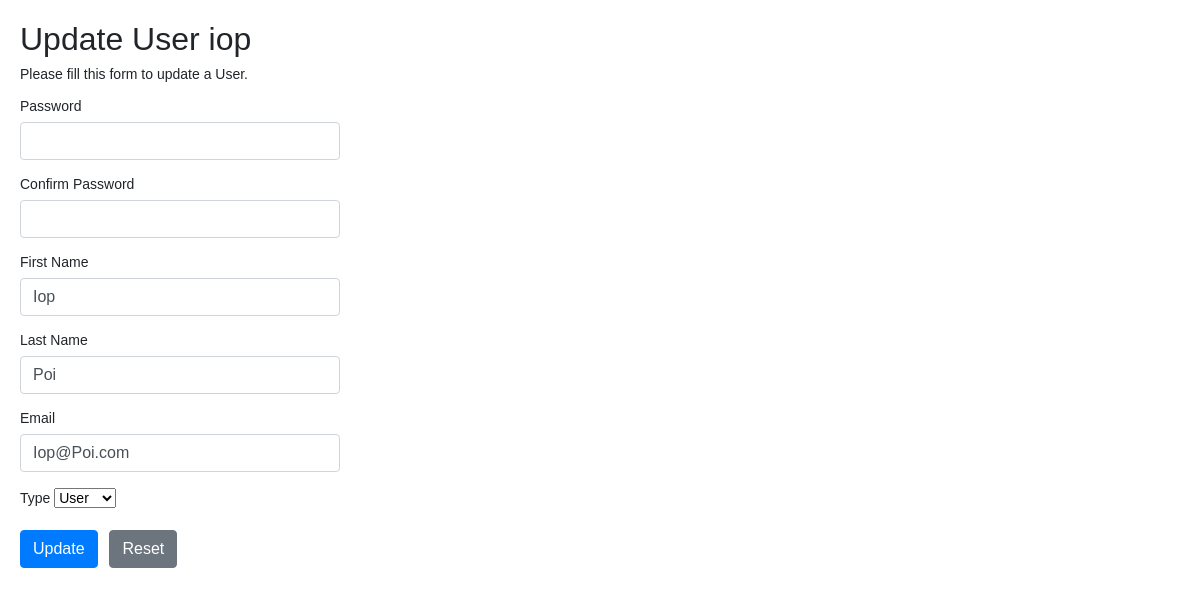
/source/properties.php?username=iop, run on the app's committed database.
### tables this page shows
CREATE TABLE `users` (
  `id` int(11) NOT NULL,
  `username` varchar(50) NOT NULL,
  `password` varchar(255) NOT NULL,
  `created_at` datetime DEFAULT CURRENT_TIMESTAMP,
  `firstname` varchar(100) NOT NULL,
  `lastname` varchar(100) NOT NULL,
  `email` varchar(200) NOT NULL,
  `type` varchar(100) NOT NULL
);

### source/properties.php (the view, shortened to what this page needs)
<?php
require_once "config.php";
if (!empty($_GET["username"]))
{$uname= $_GET["username"];
$sql='SELECT * FROM users WHERE username = "' . $uname . '" ';
$result= mysqli_query($link,$sql);
               while ($row = mysqli_fetch_array($result,MYSQLI_ASSOC)) {
                $fname = $row['firstname'];
                $lname = $row['lastname'];
                $email = $row['email'];
                $type = $row['type'];
               }
}
$username = $password = $confirm_password = "";
$username_err = $password_err = $confirm_password_err = "";
?>
<!DOCTYPE html>
<html lang="en">
<head>
    <link rel="stylesheet" href="https://stackpath.bootstrapcdn.com/bootstrap/4.5.2/css/bootstrap.min.css">
</head>
<body>
    <div class="wrapper">
        <h2>Update User <?php echo $uname; ?></h2>
        <p>Please fill this form to update a User.</p>
        <form action="<?php echo htmlspecialchars($_SERVER["PHP_SELF"]); ?>" method="post">
            <div class="form-group">
                <label>Password</label>
                <input type="password" name="password" class="form-control <?php echo (!empty($password_err)) ? 'is-invalid' : ''; ?>" value="<?php echo $password; ?>">
            </div>
            <div class="form-group">
                <label>Confirm Password</label>
                <input type="password" name="confirm_password" class="form-control <?php echo (!empty($confirm_password_err)) ? 'is-invalid' : ''; ?>" value="<?php echo $confirm_password; ?>">
            </div>
             <div class="form-group">
                <label>First Name</label>
                <input type="text" name="fname" class="form-control" value="<?php echo $fname; ?>">
            </div>
            <div class="form-group">
                <label>Last Name</label>
                <input type="text" name="lname" class="form-control" value="<?php echo $lname; ?>">
            </div>
            <div class="form-group">
                <label>Email</label>
                <input type="text" name="email" class="form-control" value="<?php echo $email; ?>">
            </div>
            <div class="form-group">
                <label>Type</label>
                           <select name="type" id="user" value="<?php echo $type; ?>">
  <option value="User">User</option>
            </select>
            </div>
            <div class="form-group">
                <input type="submit" class="btn btn-primary" value="Update">
                <input type="reset" class="btn btn-secondary ml-2" value="Reset">
            </div>
        </form>
    </div>
</body>
</html>

### source/properties.php (style rules this page uses)
body { font: 14px sans-serif; }
.wrapper { width: 360px; padding: 20px; }

### data on the page
users: fname "Iop", lname "Poi", email "Iop@Poi.com", type "User"

### other printed values
$uname "iop"
